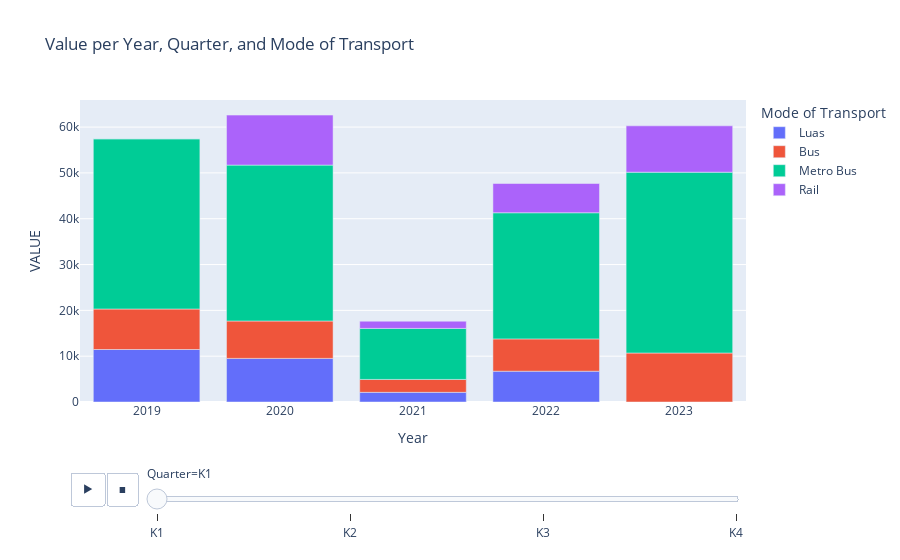

Source (notebook cell):
### Code cell
# Create an interactive bar chart with Plotly Express
fig = px.bar(Ireland, x='Year', y='VALUE', color='Mode of Transport', 
             animation_frame='Quarter', 
             title='Value per Year, Quarter, and Mode of Transport')

# Show the plot
fig.show()

### Figure 1 — Plotly figure (JSON) as saved in the notebook; plotly's stock layout.template omitted (floating-point values rounded to 4 significant figures)
{"data": [{"alignmentgroup": "True", "hovertemplate": "Mode of Transport=Luas<br>Quarter=K1<br>Year=%{x}<br>VALUE=%{y}<extra></extra>", "legendgroup": "Luas", "marker": {"color": "#636efa", "pattern": {"shape": ""}}, "name": "Luas", "offsetgroup": "Luas", "orientation": "v", "showlegend": true, "textposition": "auto", "type": "bar", "x": [2019, 2020, 2021, 2022], "xaxis": "x", "y": [11455, 9520, 2109, 6719], "yaxis": "y"}, {"alignmentgroup": "True", "hovertemplate": "Mode of Transport=Bus<br>Quarter=K1<br>Year=%{x}<br>VALUE=%{y}<extra></extra>", "legendgroup": "Bus", "marker": {"color": "#EF553B", "pattern": {"shape": ""}}, "name": "Bus", "offsetgroup": "Bus", "orientation": "v", "showlegend": true, "textposition": "auto", "type": "bar", "x": [2019, 2020, 2021, 2022, 2023], "xaxis": "x", "y": [8839, 8161, 2817, 7052, 10694], "yaxis": "y"}, {"alignmentgroup": "True", "hovertemplate": "Mode of Transport=Metro Bus<br>Quarter=K1<br>Year=%{x}<br>VALUE=%{y}<extra></extra>", "legendgroup": "Metro Bus", "marker": {"color": "#00cc96", "pattern": {"shape": ""}}, "name": "Metro Bus", "offsetgroup": "Metro Bus", "orientation": "v", "showlegend": true, "textposition": "auto", "type": "bar", "x": [2019, 2020, 2021, 2022, 2023], "xaxis": "x", "y": [37158, 34017, 11137, 27533, 39462], "yaxis": "y"}, {"alignmentgroup": "True", "hovertemplate": "Mode of Transport=Rail<br>Quarter=K1<br>Year=%{x}<br>VALUE=%{y}<extra></extra>", "legendgroup": "Rail", "marker": {"color": "#ab63fa", "pattern": {"shape": ""}}, "name": "Rail", "offsetgroup": "Rail", "orientation": "v", "showlegend": true, "textposition": "auto", "type": "bar", "x": [2019, 2020, 2021, 2022, 2023], "xaxis": "x", "y": [0, 10917, 1572, 6384, 10114], "yaxis": "y"}], "layout": {"barmode": "relative", "legend": {"title": {"text": "Mode of Transport"}, "tracegroupgap": 0}, "sliders": [{"active": 0, "currentvalue": {"prefix": "Quarter="}, "len": 0.9, "pad": {"b": 10, "t": 60}, "steps": [{"args": [["K1"], {"frame": {"duration": 0, "redraw": true}, "fromcurrent": true, "mode": "immediate", "transition": {"duration": 0, "easing": "linear"}}], "label": "K1", "method": "animate"}, {"args": [["K2"], {"frame": {"duration": 0, "redraw": true}, "fromcurrent": true, "mode": "immediate", "transition": {"duration": 0, "easing": "linear"}}], "label": "K2", "method": "animate"}, {"args": [["K3"], {"frame": {"duration": 0, "redraw": true}, "fromcurrent": true, "mode": "immediate", "transition": {"duration": 0, "easing": "linear"}}], "label": "K3", "method": "animate"}, {"args": [["K4"], {"frame": {"duration": 0, "redraw": true}, "fromcurrent": true, "mode": "immediate", "transition": {"duration": 0, "easing": "linear"}}], "label": "K4", "method": "animate"}], "x": 0.1, "xanchor": "left", "y": 0, "yanchor": "top"}], "title": {"text": "Value per Year, Quarter, and Mode of Transport"}, "updatemenus": [{"buttons": [{"args": [null, {"frame": {"duration": 500, "redraw": true}, "fromcurrent": true, "mode": "immediate", "transition": {"duration": 500, "easing": "linear"}}], "label": "&#9654;", "method": "animate"}, {"args": [[null], {"frame": {"duration": 0, "redraw": true}, "fromcurrent": true, "mode": "immediate", "transition": {"duration": 0, "easing": "linear"}}], "label": "&#9724;", "method": "animate"}], "direction": "left", "pad": {"r": 10, "t": 70}, "showactive": false, "type": "buttons", "x": 0.1, "xanchor": "right", "y": 0, "yanchor": "top"}], "xaxis": {"anchor": "y", "domain": [0, 1], "title": {"text": "Year"}}, "yaxis": {"anchor": "x", "domain": [0, 1], "title": {"text": "VALUE"}}}}
